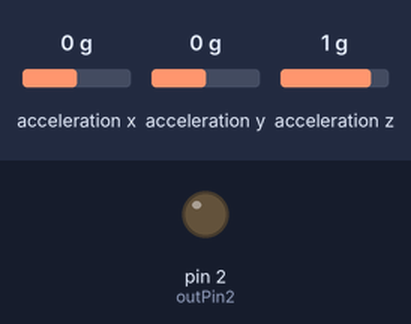
The sketch below on a simulated Arduino Uno, built with avr-gcc and run on an emulated ATmega328P. Shown: output pins drawn as LEDs (lit = HIGH). Wiring (inferred from the names in the program): MMA8452 accelerometer at I2C address 0x1D. Inputs (shaded band) come from the test bench; at power-on: acceleration z 1 g, acceleration x 0 g, acceleration y 0 g. What the sketch prints to the serial monitor is not drawn.

Above: at 1.2 s.
1.3 s: acceleration z set to -1.4 g
Timing chart, 0 to 4.3 s (numbered marks = the images above; inputs shaded):
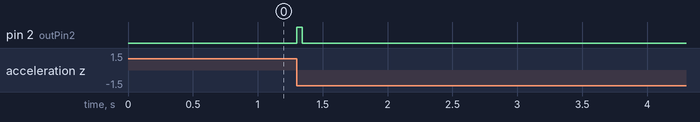

The sketch:

TiltCount_MMA8452Qv5.ino
```cpp
// (licence header left out)
#include <Wire.h> // Must include Wire library for I2C
#include <SFE_MMA8452Q.h> // Includes the SFE_MMA8452Q library

// Begin using the library by creating an instance of the MMA8452Q
//  class. We'll call it "accel". That's what we'll reference from
//  here on out.
MMA8452Q accel;

boolean tilt = false;
boolean lickOn = false;
int lickCount = 0;
int tiltlength = 0;

// adjustments for sensitivity
int TILTLIMIT = 1;
int TILTMAXLENGTH = 30;
int TILTMINLENGTH = 10;
float MINTILT = 0.02;
float MAXTILT = 0.5;
// initial tilt thresholds;
float pcx = 0;
float pcy = 0;
float pcz = 0;

float acx = 0;
float acy = 0;
float acz = 0;

float dcx = 0;
float dcy = 0;
float dcz = 0;

// set pin 2 as output
int outPin2 = 2;

// The setup function simply starts serial and initializes the
//  accelerometer.
void setup()
{
  Serial.begin(9600);
  Serial.println("MMA8452Q Ready...");

  // Choose your adventure! There are a few options when it comes
  // to initializing the MMA8452Q:
  //  1. Default init. This will set the accelerometer up
  //     with a full-scale range of +/-2g, and an output data rate
  //     of 800 Hz (fastest).
  //accel.init();
  //  2. Initialize with FULL-SCALE setting. You can set the scale
  //     using either SCALE_2G, SCALE_4G, or SCALE_8G as the value.
  //     That'll set the scale to +/-2g, 4g, or 8g respectively.
  //accel.init(SCALE_4G); // Uncomment this out if you'd like
  //  3. Initialize with FULL-SCALE and DATA RATE setting. If you
  //     want control over how fast your accelerometer produces
  //     data use one of the following options in the second param:
  //     ODR_800, ODR_400, ODR_200, ODR_100, ODR_50, ODR_12,
  //     ODR_6, or ODR_1.
  //     Sets to 800, 400, 200, 100, 50, 12.5, 6.25, or 1.56 Hz.
  accel.init(SCALE_4G, ODR_50);

  pcx = accel.cx;
  pcy = accel.cy;

  pinMode(outPin2, OUTPUT);
}

// The loop function will simply check for new data from the
//  accelerometer and print it out if it's available.
void loop()
{
  // Use the accel.available() function to wait for new data
  //  from the accelerometer.
  if (accel.available())
  {
    // First, use accel.read() to read the new variables:
    accel.read();

    // accel.read() will update two sets of variables.
    // * int's x, y, and z will store the signed 12-bit values
    //   read out of the accelerometer.
    // * floats cx, cy, and cz will store the calculated
    //   acceleration from those 12-bit values. These variables
    //   are in units of g's.
    // Check the two function declarations below for an example
    // of how to use these variables.
    //printCalculatedAccels();
    //printAccels(); // Uncomment to print digital readings

    // The library also supports the portrait/landscape detection
    //  of the MMA8452Q. Check out this function declaration for
    //  an example of how to use that.
    //printOrientation();

    //check tilt
    checkTilt();

    Serial.println(); // Print new line every time.
  }
}

// The function demonstrates how to use the accel.x, accel.y and
//  accel.z variables.
// Before using these variables you must call the accel.read()
//  function!
void printAccels()
{
  Serial.print(accel.x, 3);
  Serial.print("\t");
  Serial.print(accel.y, 3);
  Serial.print("\t");
  Serial.print(accel.z, 3);
  Serial.print("\t");
}

// This function demonstrates how to use the accel.cx, accel.cy,
//  and accel.cz variables.
// Before using these variables you must call the accel.read()
//  function!
void printCalculatedAccels()
{
  Serial.print(accel.cx, 3);
  Serial.print("\t");
  Serial.print(accel.cy, 3);
  Serial.print("\t");
  Serial.print(accel.cz, 3);
  Serial.print("\t");
}

// This function demonstrates how to use the accel.readPL()
// function, which reads the portrait/landscape status of the
// sensor.
void printOrientation()
{
  // accel.readPL() will return a byte containing information
  // about the orientation of the sensor. It will be either
  // PORTRAIT_U, PORTRAIT_D, LANDSCAPE_R, LANDSCAPE_L, or
  // LOCKOUT.
  byte pl = accel.readPL();
  Serial.print(pl);
  switch (pl)
  {
  case PORTRAIT_U:
    Serial.print("Portrait Up");
    break;
  case PORTRAIT_D:
    Serial.print("Portrait Down");
    break;
  case LANDSCAPE_R:
    Serial.print("Landscape Right");
    break;
  case LANDSCAPE_L:
    Serial.print("Landscape Left");
    break;
  case LOCKOUT:
    Serial.print("Flat");
    break;
  }
}

void printout(String msg, float o){
  Serial.print(msg);
  Serial.print(o);
  Serial.print("\t");
}

void printout(String msg, boolean o){
  Serial.print(msg);
  Serial.print(o);
  Serial.print("\t");
}

void printout(String msg, int o){
  Serial.print(msg);
  Serial.print(o);
  Serial.print("\t");
}

boolean isValidTilt(float v){
  return ((v > MINTILT) && (v < MAXTILT));
}

void checkTilt(){
  acx = abs(accel.cx);
  acy = abs(accel.cy);
  acz = abs(accel.cz);

  dcx = abs(pcx - acx);
  dcy = abs(pcy - acy);
  dcz = abs(pcz - acz);

  pcx = acx;
  pcy = acy;
  pcz = acz;

  //printout("dcx: ", dcx);
  //printout("dcy: ", dcy);
  //printout("dcz: ", dcz);

  tilt = isValidTilt(dcz) || isValidTilt(dcy) || isValidTilt(dcx);

  if (tilt){
    tiltlength = TILTMAXLENGTH;
    lickOn = true;
  }
  else
    tiltlength--;

  if (tiltlength <= TILTMINLENGTH){
    tiltlength = 0;
    lickOn = false;
  }

  /***
  printout("dcx: ", dcx);
  printout("dcy: ", dcy);
  printout("tilt: ", tilt);
  printout("tiltlength: ", tiltlength);
  ***/
  digitalWrite(outPin2, (lickOn ? HIGH : LOW));
  //printout("lickOn: ", lickOn);
}
```

SFE_MMA8452Q.h
```cpp
// (licence header left out)
#ifndef SFE_MMA8452Q_h
#define SFE_MMA8452Q_h

#include <Arduino.h>

///////////////////////////////////
// MMA8452Q Register Definitions //
///////////////////////////////////
enum MMA8452Q_Register {
	STATUS = 0x00,
	OUT_X_MSB = 0x01,
	OUT_X_LSB = 0x02,
	OUT_Y_MSB = 0x03,
	OUT_Y_LSB = 0x04,
	OUT_Z_MSB = 0x05,
	OUT_Z_LSB = 0x06,
	SYSMOD = 0x0B,
	INT_SOURCE = 0x0C,
	WHO_AM_I = 0x0D,
	XYZ_DATA_CFG = 0x0E,
	HP_FILTER_CUTOFF = 0x0F,
	PL_STATUS = 0x10,
	PL_CFG = 0x11,
	PL_COUNT = 0x12,
	PL_BF_ZCOMP = 0x13,
	P_L_THS_REG = 0x14,
	FF_MT_CFG = 0x15,
	FF_MT_SRC = 0x16,
	FF_MT_THS = 0x17,
	FF_MT_COUNT = 0x18,
	TRANSIENT_CFG = 0x1D,
	TRANSIENT_SRC = 0x1E,
	TRANSIENT_THS = 0x1F,
	TRANSIENT_COUNT = 0x20,
	PULSE_CFG = 0x21,
	PULSE_SRC = 0x22,
	PULSE_THSX = 0x23,
	PULSE_THSY = 0x24,
	PULSE_THSZ = 0x25,
	PULSE_TMLT = 0x26,
	PULSE_LTCY = 0x27,
	PULSE_WIND = 0x28,
	ASLP_COUNT = 0x29,
	CTRL_REG1 = 0x2A,
	CTRL_REG2 = 0x2B,
	CTRL_REG3 = 0x2C,
	CTRL_REG4 = 0x2D,
	CTRL_REG5 = 0x2E,
	OFF_X = 0x2F,
	OFF_Y = 0x30,
	OFF_Z = 0x31
};

////////////////////////////////
// MMA8452Q Misc Declarations //
////////////////////////////////
enum MMA8452Q_Scale {SCALE_2G = 2, SCALE_4G = 4, SCALE_8G = 8}; // Possible full-scale settings
enum MMA8452Q_ODR {ODR_800, ODR_400, ODR_200, ODR_100, ODR_50, ODR_12, ODR_6, ODR_1}; // possible data rates
// Possible portrait/landscape settings
#define PORTRAIT_U 0
#define PORTRAIT_D 1
#define LANDSCAPE_R 2
#define LANDSCAPE_L 3
#define LOCKOUT 0x40

////////////////////////////////
// MMA8452Q Class Declaration //
////////////////////////////////
class MMA8452Q
{
public:
    MMA8452Q(byte addr = 0x1D); // Constructor

	byte init(MMA8452Q_Scale fsr = SCALE_2G, MMA8452Q_ODR odr = ODR_800);
    void read();
	byte available();
	byte readTap();
	byte readPL();

    int x, y, z;
	float cx, cy, cz;
private:
	byte address;
	MMA8452Q_Scale scale;

	void standby();
	void active();
	void setupPL();
	void setupTap(byte xThs, byte yThs, byte zThs);
	void setScale(MMA8452Q_Scale fsr);
	void setODR(MMA8452Q_ODR odr);
	void writeRegister(MMA8452Q_Register reg, byte data);
    void writeRegisters(MMA8452Q_Register reg, byte *buffer, byte len);
	byte readRegister(MMA8452Q_Register reg);
    void readRegisters(MMA8452Q_Register reg, byte *buffer, byte len);
};

#endif
```

Measured:
- after the input at 1.3 s, pin 2 (outPin2): LOW → HIGH at once, → LOW 0.04 s later
